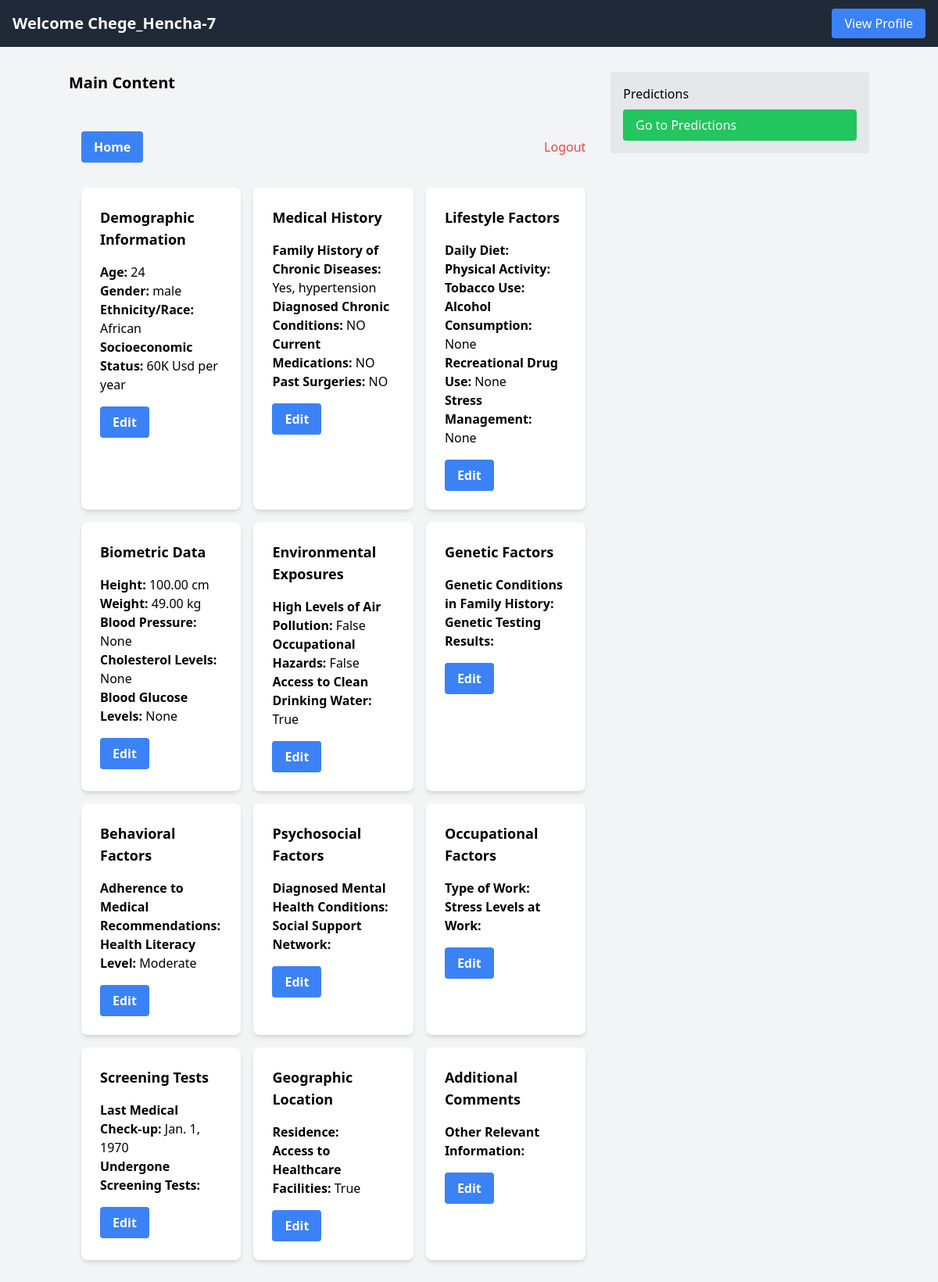
/users/profile/ (signed in), run on the app's committed database.
### apps/users/models.py (models this page shows, shortened)
class UserProfile(models.Model):
    user = models.OneToOneField(User, on_delete=models.CASCADE)
    age = models.PositiveIntegerField()
    sex = models.CharField(max_length=10)
    ethnicity_race = models.CharField(max_length=100, blank=True)
    socioeconomic_status = models.CharField(max_length=100, blank=True)
    family_history_chronic_diseases = models.TextField(blank=True)
    diagnosed_chronic_conditions = models.TextField(blank=True)
    medications = models.TextField(blank=True)
    surgeries = models.TextField(blank=True)
    typical_daily_diet = models.CharField(max_length=50, blank=True)
    physical_activity_frequency = models.CharField(max_length=50, blank=True)
    smoking_habits = models.CharField(max_length=100, blank=True)
    alcohol_consumption = models.CharField(max_length=100, blank=True)
    recreational_drug_use = models.CharField(max_length=100, blank=True)
    stress_management_methods = models.CharField(max_length=100, blank=True)
    height = models.DecimalField(max_digits=5, decimal_places=2)
    weight = models.DecimalField(max_digits=5, decimal_places=2)
    blood_pressure = models.CharField(max_length=20, blank=True)
    cholesterol_levels = models.CharField(max_length=20, blank=True)
    blood_glucose_levels = models.CharField(max_length=20, blank=True)
    air_pollution_exposure = models.BooleanField(default=False)
    occupational_hazards = models.BooleanField(default=False)
    clean_drinking_water_access = models.BooleanField(default=True)
    genetic_conditions = models.TextField(blank=True)
    genetic_testing_results = models.TextField(blank=True)
    medical_compliance = models.CharField(max_length=20, blank=True)
    health_literacy = models.CharField(max_length=20, default='Moderate')
    mental_health_diagnosis = models.TextField(blank=True)
    social_support_network = models.TextField(blank=True)
    occupation = models.CharField(max_length=100, blank=True)
    work_stress = models.TextField(blank=True)
    last_checkup = models.DateField(null=True, blank=True)  # Changed default value to null
    cancer_screening = models.TextField(blank=True)
    residential_area = models.CharField(max_length=100, blank=True)
    access_to_healthcare = models.BooleanField(default=True)
    additional_comments = models.TextField(blank=True)

### apps/users/views.py (the view)
# urls.py: path('profile/', login_required(views.view_profile, login_url='/users/login/'), name='profile'),
@login_required
def view_profile(request):
    try:
        profile = request.user.userprofile
    except UserProfile.DoesNotExist:
        profile = None
    return render(request, 'users/profile.html', {'profile': profile})

### apps/users/templates/users/profile.html (shortened to what this page needs)
{% extends 'main/home.html' %}
{% block content %}
<!DOCTYPE html>
<html lang="en">
<head>
    <script src="https://cdn.tailwindcss.com"></script>
</head>
<body class="bg-gray-100">
    <div class="container mx-auto px-4 py-8">
        <div class="flex justify-between items-center mb-8">
            <a href="{% url 'main:home' %}" class="inline-block px-4 py-2 bg-blue-500 text-white font-semibold rounded hover:bg-blue-600">Home</a>
            <form action="{% url 'users:logout' %}" method="post">
                <button type="submit" class="text-red-500 hover:underline">Logout</button>
            </form>
        </div>
        {% if profile %}
        <div class="grid grid-cols-1 md:grid-cols-3 gap-4">
            <div class="card bg-white rounded-lg shadow-md p-6 transition-transform ease-out duration-1000 transform translate-y-4">
                <h2 class="text-lg font-semibold mb-4">Demographic Information</h2>
                <p><span class="font-semibold">Age:</span> {{ profile.age }}</p>
                <p><span class="font-semibold">Gender:</span> {{ profile.sex }}</p>
                <p><span class="font-semibold">Ethnicity/Race:</span> {{ profile.ethnicity_race }}</p>
                <p><span class="font-semibold">Socioeconomic Status:</span> {{ profile.socioeconomic_status }}</p>
                <button id="edit-demographic-info-btn" class="bg-blue-500 text-white font-semibold py-2 px-4 rounded mt-4 hover:bg-blue-600">Edit</button>
            </div>
            <div id="card-1" class="card bg-white rounded-lg shadow-md p-6 transition-transform ease-out duration-1500 transform translate-y-4">
                <h2 class="text-lg font-semibold mb-4">Medical History</h2>
                <p><span class="font-semibold">Family History of Chronic Diseases:</span> {{ profile.family_history_chronic_diseases }}</p>
                <p><span class="font-semibold">Diagnosed Chronic Conditions:</span> {{ profile.diagnosed_chronic_conditions }}</p>
                <p><span class="font-semibold">Current Medications:</span> {{ profile.medications }}</p>
                <p><span class="font-semibold">Past Surgeries:</span> {{ profile.surgeries }}</p>
                <button id="edit-medical-history-btn" class="bg-blue-500 text-white font-semibold py-2 px-4 rounded mt-4 hover:bg-blue-600">Edit</button>
            </div>
            <div id="card-2" class="card bg-white rounded-lg shadow-md p-6 transition-transform ease-out duration-2000 transform translate-y-4">
                <h2 class="text-lg font-semibold mb-4">Lifestyle Factors</h2>
                <p><span class="font-semibold">Daily Diet:</span> {{ profile.typical_daily_diet }}</p>
                <p><span class="font-semibold">Physical Activity:</span> {{ profile.physical_activity_frequency }}</p>
                <p><span class="font-semibold">Tobacco Use:</span> {{ profile.smoking_habits }}</p>
                <p><span class="font-semibold">Alcohol Consumption:</span> {{ profile.alcohol_consumption }}</p>
                <p><span class="font-semibold">Recreational Drug Use:</span> {{ profile.recreational_drug_use }}</p>
                <p><span class="font-semibold">Stress Management:</span> {{ profile.stress_management_methods }}</p>
                <button id="edit-lifestyle-info-btn" class="bg-blue-500 text-white font-semibold py-2 px-4 rounded mt-4 hover:bg-blue-600">Edit</button>
            </div>
            <div id="card-3" class="card bg-white rounded-lg shadow-md p-6 transition-transform ease-out duration-2500 transform translate-y-4">
                <h2 class="text-lg font-semibold mb-4">Biometric Data</h2>
                <p><span class="font-semibold">Height:</span> {{ profile.height }} cm</p>
                <p><span class="font-semibold">Weight:</span> {{ profile.weight }} kg</p>
                <p><span class="font-semibold">Blood Pressure:</span> {{ profile.blood_pressure }}</p>
                <p><span class="font-semibold">Cholesterol Levels:</span> {{ profile.cholesterol_levels }}</p>
                <p><span class="font-semibold">Blood Glucose Levels:</span> {{ profile.blood_glucose_levels }}</p>
                <button id="edit-biometric-data-btn" class="bg-blue-500 text-white font-semibold py-2 px-4 rounded mt-4 hover:bg-blue-600">Edit</button>
            </div>
            <div class="card bg-white rounded-lg shadow-md p-6 transition-transform ease-out duration-3000 transform translate-y-4">
                <h2 class="text-lg font-semibold mb-4">Environmental Exposures</h2>
                <p><span class="font-semibold">High Levels of Air Pollution:</span> {{ profile.air_pollution_exposure }}</p>
                <p><span class="font-semibold">Occupational Hazards:</span> {{ profile.occupational_hazards }}</p>
                <p><span class="font-semibold">Access to Clean Drinking Water:</span> {{ profile.clean_drinking_water_access }}</p>
                <button id="edit-environmental-exposures-btn" class="bg-blue-500 text-white font-semibold py-2 px-4 rounded mt-4 hover:bg-blue-600">Edit</button>
            </div>
            <div class="card bg-white rounded-lg shadow-md p-6 transition-transform ease-out duration-3500 transform translate-y-4">
                <h2 class="text-lg font-semibold mb-4">Genetic Factors</h2>
                <p><span class="font-semibold">Genetic Conditions in Family History:</span> {{ profile.genetic_conditions }}</p>
                <p><span class="font-semibold">Genetic Testing Results:</span> {{ profile.genetic_testing_results }}</p>
                <button id="edit-genetic-factors-btn" class="bg-blue-500 text-white font-semibold py-2 px-4 rounded mt-4 hover:bg-blue-600">Edit</button>
            </div>
            <div class="card bg-white rounded-lg shadow-md p-6 transition-transform ease-out duration-4000 transform translate-y-4">
                <h2 class="text-lg font-semibold mb-4">Behavioral Factors</h2>
                <p><span class="font-semibold">Adherence to Medical Recommendations:</span> {{ profile.medical_compliance }}</p>
                <p><span class="font-semibold">Health Literacy Level:</span> {{ profile.health_literacy }}</p>
                <button id="edit-behavioral-factors-btn" class="bg-blue-500 text-white font-semibold py-2 px-4 rounded mt-4 hover:bg-blue-600">Edit</button>
            </div>
            <div class="card bg-white rounded-lg shadow-md p-6 transition-transform ease-out duration-4500 transform translate-y-4">
                <h2 class="text-lg font-semibold mb-4">Psychosocial Factors</h2>
                <p><span class="font-semibold">Diagnosed Mental Health Conditions:</span> {{ profile.mental_health_diagnosis }}</p>
                <p><span class="font-semibold">Social Support Network:</span> {{ profile.social_support_network }}</p>
                <button id="edit-psychosocial-factors-btn" class="bg-blue-500 text-white font-semibold py-2 px-4 rounded mt-4 hover:bg-blue-600">Edit</button>
            </div>
            <div class="card bg-white rounded-lg shadow-md p-6 transition-transform ease-out duration-5000 transform translate-y-4">
                <h2 class="text-lg font-semibold mb-4">Occupational Factors</h2>
                <p><span class="font-semibold">Type of Work:</span> {{ profile.occupation }}</p>
                <p><span class="font-semibold">Stress Levels at Work:</span> {{ profile.work_stress }}</p>
                <button id="edit-occupational-factors-btn" class="bg-blue-500 text-white font-semibold py-2 px-4 rounded mt-4 hover:bg-blue-600">Edit</button>
            </div>
            <div class="card bg-white rounded-lg shadow-md p-6 transition-transform ease-out duration-5500 transform translate-y-4">
                <h2 class="text-lg font-semibold mb-4">Screening Tests</h2>
                <p><span class="font-semibold">Last Medical Check-up:</span> {{ profile.last_checkup }}</p>
                <p><span class="font-semibold">Undergone Screening Tests:</span> {{ profile.cancer_screening }}</p>
                <button id="edit-screening-tests-btn" class="bg-blue-500 text-white font-semibold py-2 px-4 rounded mt-4 hover:bg-blue-600">Edit</button>
            </div>
            <div class="card bg-white rounded-lg shadow-md p-6 transition-transform ease-out duration-6000 transform translate-y-4">
                <h2 class="text-lg font-semibold mb-4">Geographic Location</h2>
                <p><span class="font-semibold">Residence:</span> {{ profile.residencial_area }}</p>
                <p><span class="font-semibold">Access to Healthcare Facilities:</span> {{ profile.access_to_healthcare }}</p>
                <button id="edit-geographic-location-btn" class="bg-blue-500 text-white font-semibold py-2 px-4 rounded mt-4 hover:bg-blue-600">Edit</button>
            </div>
            <div class="card bg-white rounded-lg shadow-md p-6 transition-transform ease-out duration-6500 transform translate-y-4">
                <h2 class="text-lg font-semibold mb-4">Additional Comments</h2>
                <p><span class="font-semibold">Other Relevant Information:</span> {{ profile.additional_comments }}</p>
                <button id="edit-additional-comments-btn" class="bg-blue-500 text-white font-semibold py-2 px-4 rounded mt-4 hover:bg-blue-600">Edit</button>
            </div>
        </div>
        {% else %}
        <p class="text-red-500 mt-4">No profile found</p>
        {% endif %}
    </div>
</body>
</html>
{% endblock %}

### apps/main/templates/main/home.html (shortened to what this page needs)
<!DOCTYPE html>
<html lang="en">
<head>
    <script src="https://cdn.tailwindcss.com"></script>
</head>
<body>
    <body class="bg-gray-100">
        <nav class="bg-gray-800 p-4 flex justify-between items-center text-white">
            <div class="">
                <span class="text-xl font-bold">Welcome {{ request.user.username }}</span>
            </div>
            <div>
                <a href="{% url 'users:profile' %}" class="px-4 py-2 rounded bg-blue-500 hover:bg-blue-600">View Profile</a>
            </div>
        </nav>
        <div class="container mx-auto mt-8">
            <div class="grid grid-cols-3 gap-4">
                <div class="col-span-2">
                    <h1 class="text-xl font-bold mb-4">Main Content</h1>
                    {% block content %}
                    {% endblock %}
                </div>
                <div>
                    <div class="bg-gray-200 p-4 rounded">
                        <h2 class="text-xl-font-semibold mb-2">Predictions</h2>
                        <a href="{% url 'prediction:generate_texts' %}" class="block px-4 py-2 rounded bg-green-500 hover:bg-green-600 text-white">Go to Predictions</a>
                    </div>
                </div>
            </div>
        </div>
    </body>
</body>
</html>

### data on the page
UserProfile: age "24", sex "male", ethnicity_race "African", socioeconomic_status "60K Usd per year", family_history_chronic_diseases "Yes, hypertension", diagnosed_chronic_conditions "NO", medications "NO", surgeries "NO", alcohol_consumption "None", recreational_drug_use "None", stress_management_methods "None", height "100.00", weight "49.00", blood_pressure "None", cholesterol_levels "None", blood_glucose_levels "None", air_pollution_exposure "False", occupational_hazards "False", clean_drinking_water_access "True", health_literacy "Moderate", last_checkup "Jan. 1, 1970", access_to_healthcare "True"

### other printed values
{{ request.user.username }} "Chege_Hencha-7"
